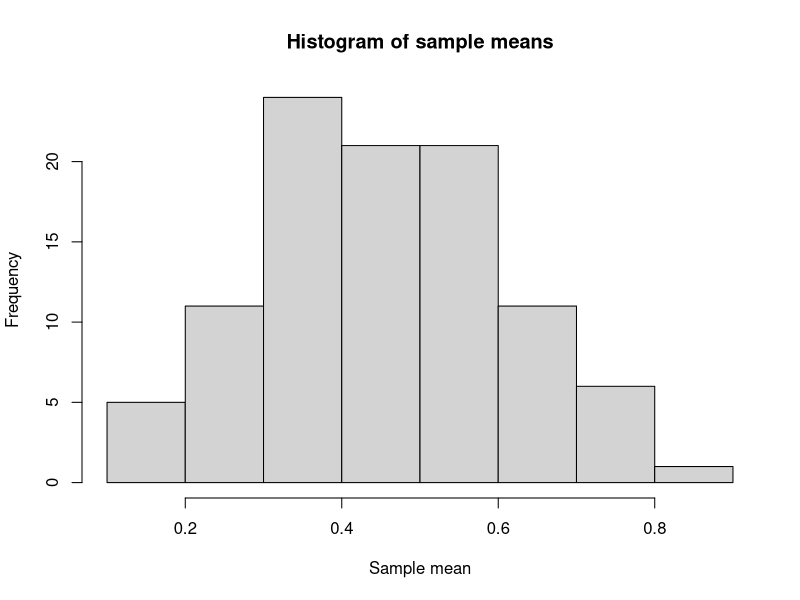
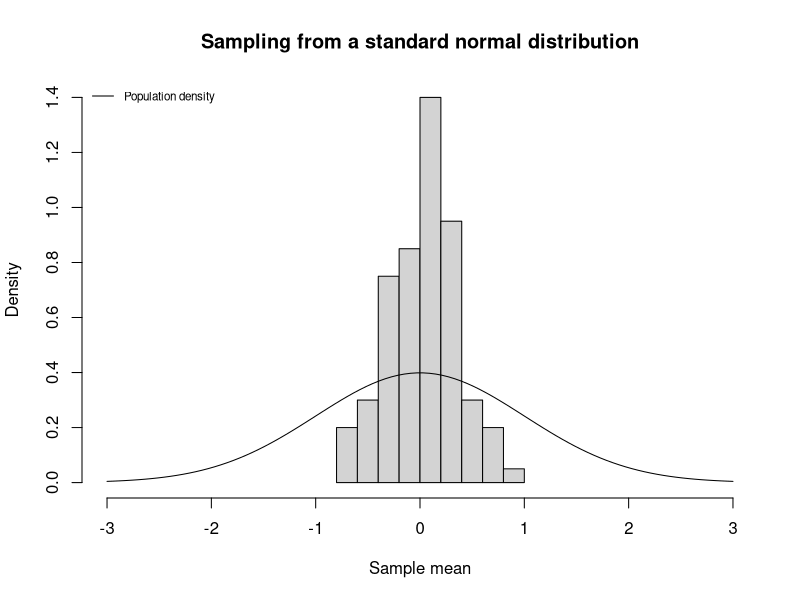
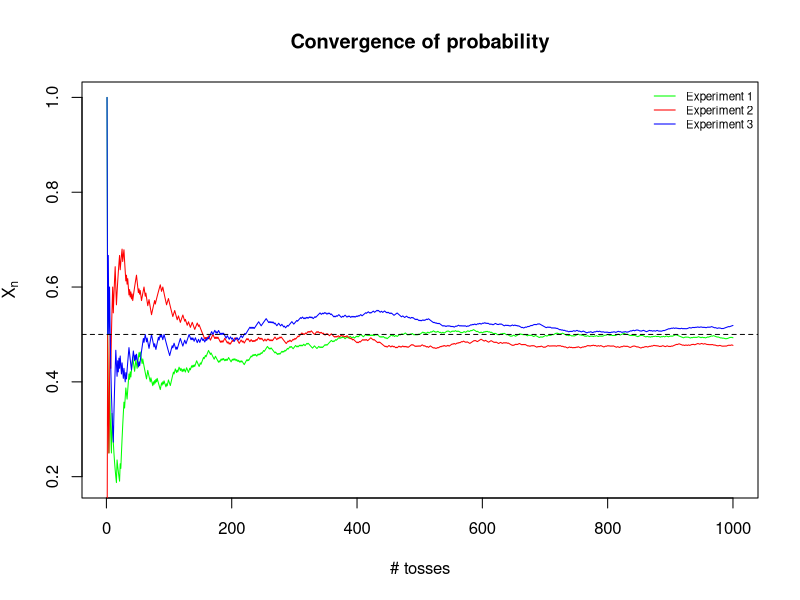
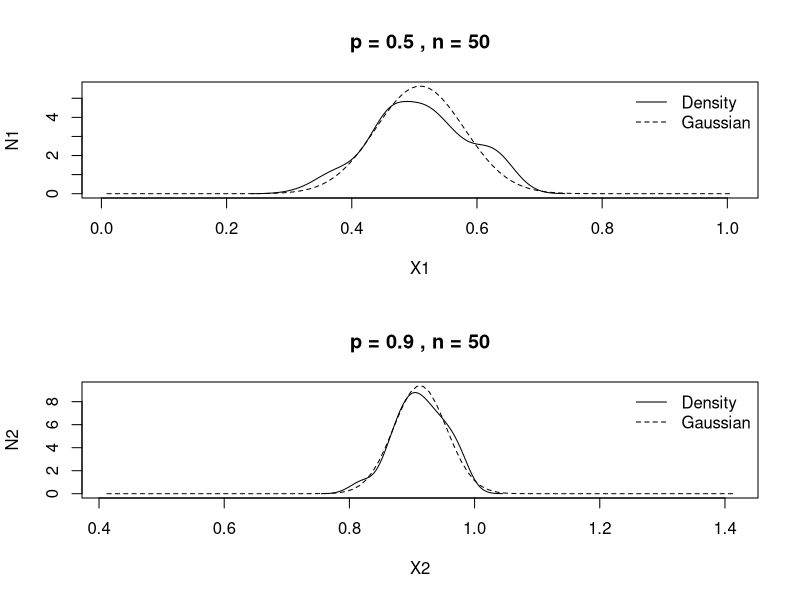
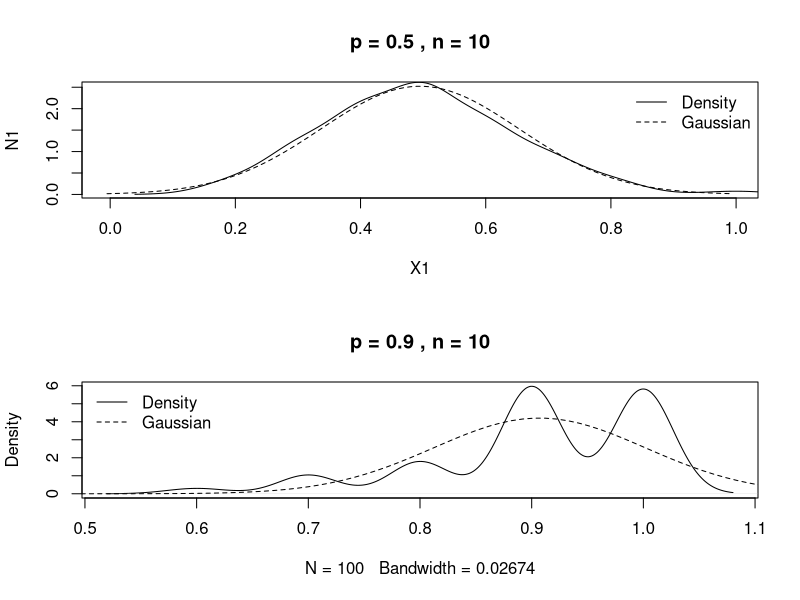

These figures' R source, in order:
## ---- chunk 1
set.seed(12111842)
s1 <- rbinom(n=10, size=1, prob=0.5)
cat("Sample mean = ", mean(s1))
## ---- chunk 2
n.sims <- 100
sample.size <- 10
S <- matrix(rbinom(n=n.sims * sample.size, size=1, prob=0.5), 
            nrow=sample.size)
sample.means <- apply(S, MARGIN=2, FUN=mean)
hist(sample.means, xlab='Sample mean', main='Histogram of sample means')
## ---- chunk 3
S <- matrix(rnorm(n=n.sims * sample.size), nrow=sample.size)
sample.means <- apply(S, MARGIN=2, FUN=mean)
X <- seq(from=-3, to=3, length.out=100)
hist(sample.means,
     xlab="Sample mean",
     main="Sampling from a standard normal distribution",
     prob=TRUE,
     xlim=range(X))
lines(X, dnorm(X))
legend("topleft", 
       legend=c("Population density"), 
       col=c("black"), 
       cex=0.7, 
       lty=1,
       bty="n")
## ---- chunk 4
n.sims <- 1000
exp1 <- cumsum(sample(0:1, n.sims, replace=TRUE))/1:n.sims
exp2 <- cumsum(sample(0:1, n.sims, replace=TRUE))/1:n.sims
exp3 <- cumsum(sample(0:1, n.sims, replace=TRUE))/1:n.sims

plot(1:n.sims, exp1, xlab="# tosses", ylab=expression(bar(X)[n]), 
     col="green", type="l", main="Convergence of probability")
lines(1:n.sims, exp2, col="red", type="l")
lines(1:n.sims, exp3, col="blue", type="l")
abline(h=0.5, col="black", lty=2)
legend("topright",
       legend=c("Experiment 1", "Experiment 2", "Experiment 3"),
       col=c("green", "red", "blue"),
       lty=1,
       bty="n",
       cex=0.7)
## ---- chunk 5
p1 <- 0.5
p2 <- 0.9
sample.size <- 50
n.samples <- 100
sample.1 <- matrix(data=rbinom(n=sample.size * n.samples, size=1, p=p1), 
                   nrow=sample.size)
sample.2 <- matrix(data=rbinom(n=sample.size * n.samples, size=1, p=p2), 
                   nrow=sample.size)
means.1 <- apply(sample.1, MARGIN=2, FUN=mean) 
means.2 <- apply(sample.2, MARGIN=2, FUN=mean) 

mean.means.1 <- mean(means.1)
mean.means.2 <- mean(means.2)

# We assume that the population variance is known. Therefore,
sigma.1 <- sqrt(p1 * (1 - p1))
sigma.2 <- sqrt(p2 * (1 - p2))
X1 <- seq(from=mean.means.1 - 0.5, to=mean.means.1 + 0.5, length.out=100)
X2 <- seq(from=mean.means.2 - 0.5, to=mean.means.2 + 0.5, length.out=100)
N1 <- dnorm(X1, mean=mean.means.1, sd=sigma.1/sqrt(sample.size))
N2 <- dnorm(X2, mean=mean.means.2, sd=sigma.2/sqrt(sample.size))
oldpar <- par(mfrow=c(2, 1))
plot(X1, N1, lty=2, main=paste("p =", p1, ", n =", sample.size), type="l")
lines(density(means.1))
legend("topright",
       legend=c("Density", "Gaussian"),
       lty = c(1, 2),
       bty = "n")
plot(X2, N2, lty=2, main=paste("p =", p2, ", n =", sample.size), type="l")
lines(density(means.2))
legend("topright",
       legend=c("Density", "Gaussian"),
       lty = c(1, 2),
       bty = "n")
## ---- chunk 6
p1 <- 0.5
p2 <- 0.9
sample.size <- 10
n.samples <- 100
sample.1 <- matrix(data=rbinom(n=sample.size * n.samples, size=1, p=p1), 
                   nrow=sample.size)
sample.2 <- matrix(data=rbinom(n=sample.size * n.samples, size=1, p=p2), 
                   nrow=sample.size)
means.1 <- apply(sample.1, MARGIN=2, FUN=mean) 
means.2 <- apply(sample.2, MARGIN=2, FUN=mean) 

mean.means.1 <- mean(means.1)
mean.means.2 <- mean(means.2)

# We assume that the population variance is known. Therefore,
sigma.1 <- sqrt(p1 * (1 - p1))
sigma.2 <- sqrt(p2 * (1 - p2))
X1 <- seq(from=mean.means.1 - 0.5, to=mean.means.1 + 0.5, length.out=100)
X2 <- seq(from=mean.means.2 - 0.5, to=mean.means.2 + 0.5, length.out=100)
N1 <- dnorm(X1, mean=mean.means.1, sd=sigma.1/sqrt(sample.size))
N2 <- dnorm(X2, mean=mean.means.2, sd=sigma.2/sqrt(sample.size))
oldpar <- par(mfrow=c(2, 1))
plot(X1, N1, lty=2, main=paste("p =", p1, ", n =", sample.size), type="l")
lines(density(means.1))
legend("topright",
       legend=c("Density", "Gaussian"),
       lty = c(1, 2),
       bty = "n")
plot(density(means.2), main=paste("p =", p2, ", n =", sample.size), type="l")
lines(X2, N2, lty=2)
legend("topleft",
       legend=c("Density", "Gaussian"),
       lty = c(1, 2),
       bty = "n")
## ---- chunk 7
samples <- matrix(data=rbinom(n=sample.size*n.samples, size=1, p=p2),
                  nrow=sample.size)
sample.means <- apply(samples, MARGIN=2, FUN=mean)
sample.sd <- sqrt(sample.means * (1 - sample.means)/sample.size)
# We are looking for a 95% interval, so the limits are +/- 2 standard
# deviations from the mean.
k <- 2
lower.lim <- sample.means - k * sample.sd
upper.lim <- sample.means + k * sample.sd
mu <- p2
# Find out if mu lies in these limits for each sample.
result <- (lower.lim <= mu) & (mu <= upper.lim)
cat(paste("The confidence interval captured parametric mean",
          round(sum(result)/length(result) * 100, 2),
          "% of times.\n"))
cat("We expected it to capture 95% of times.\n")
## ---- chunk 8
# Quantities related to Agreti-Coull interval will be prefixed with 'ac.'.
ac.samples <- rbind(samples,
                    rep(1, n.samples),
                    rep(1, n.samples),
                    rep(0, n.samples),
                    rep(0, n.samples))
ac.sample.means <- apply(ac.samples, MARGIN=2, FUN=mean)
ac.sd <- sqrt(ac.sample.means * (1 - ac.sample.means)/sqrt(sample.size))
ac.lower.lim <- ac.sample.means - k * ac.sd
ac.upper.lim <- ac.sample.means + k * ac.sd
ac.result <- (ac.lower.lim <= mu) & (mu <= ac.upper.lim)
cat(paste("The confidence interval captured parametric mean",
          round(sum(ac.result)/length(ac.result) * 100, 2),
          "% of times.\n"))
cat("We expected it to capture 95% of times.\n")
## ---- chunk 9
summary(sample.means)
summary(ac.sample.means)
